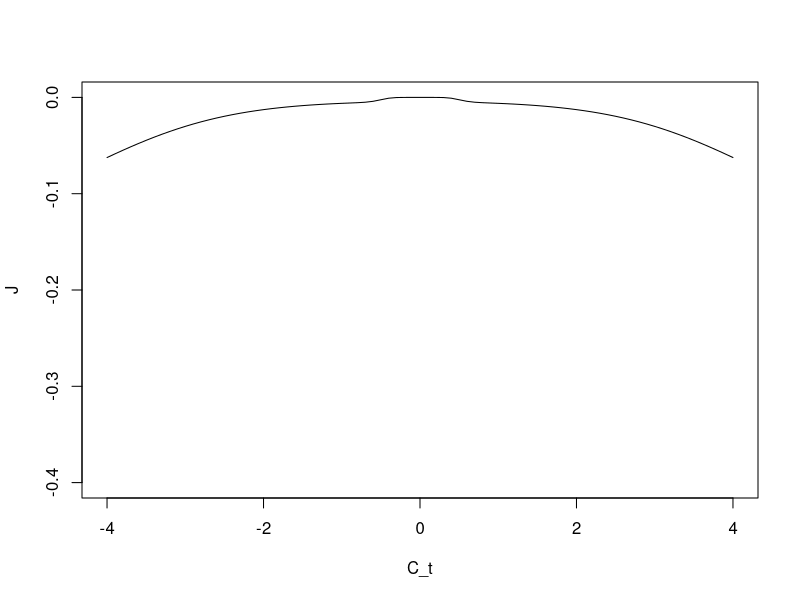
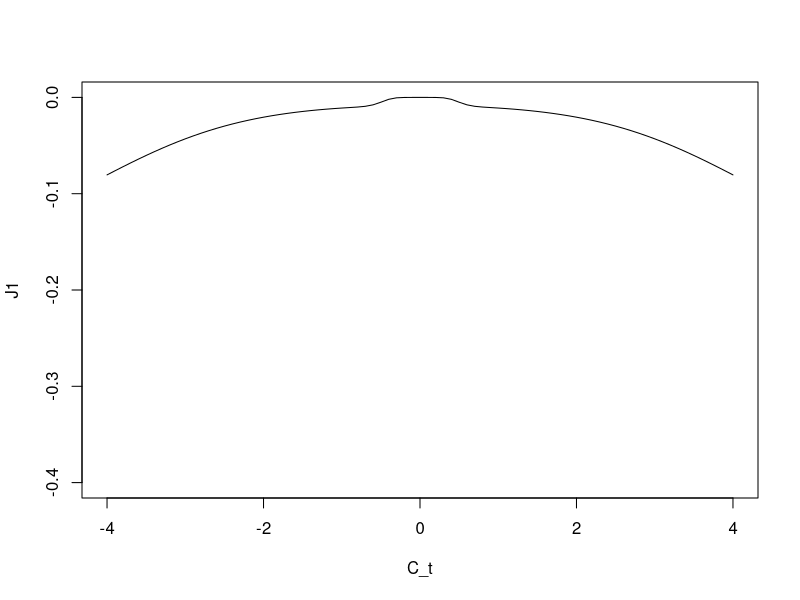
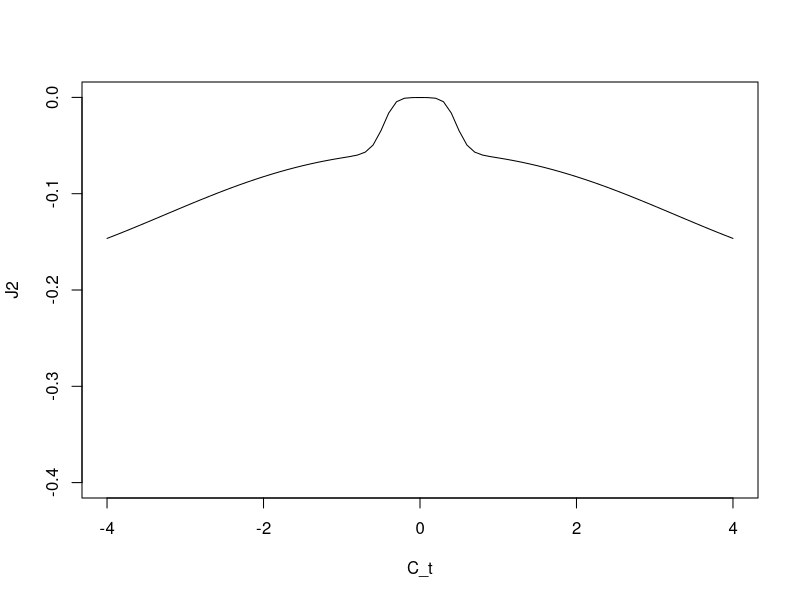
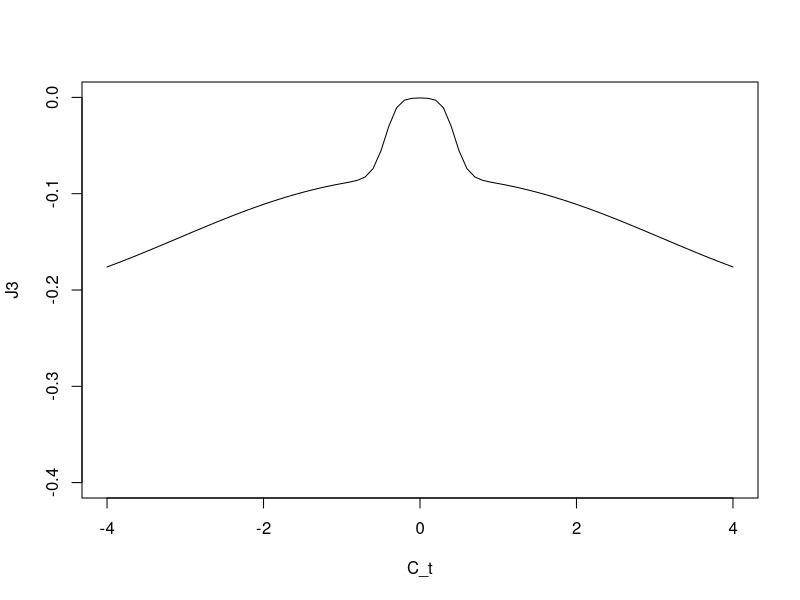
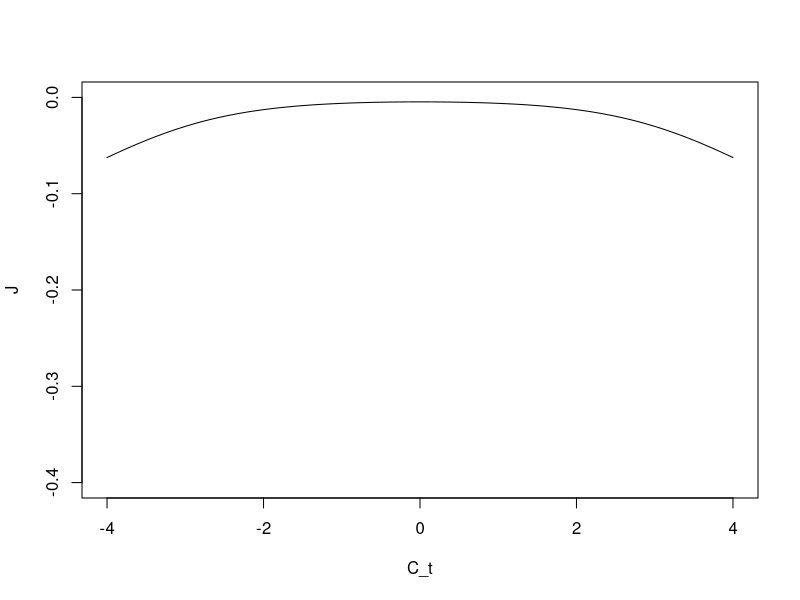
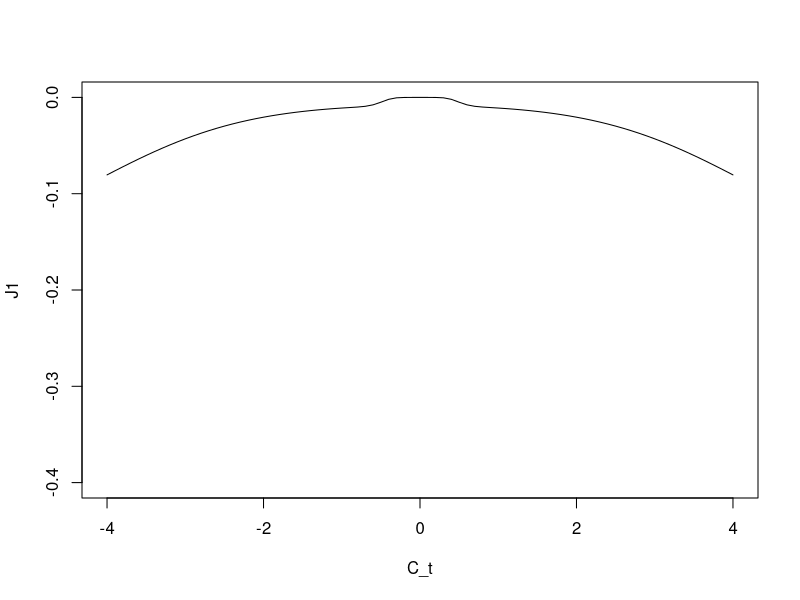
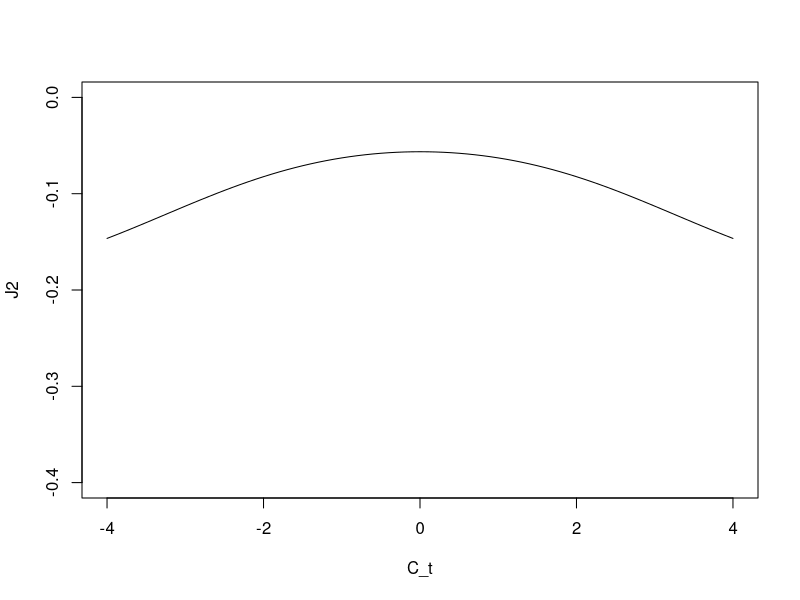
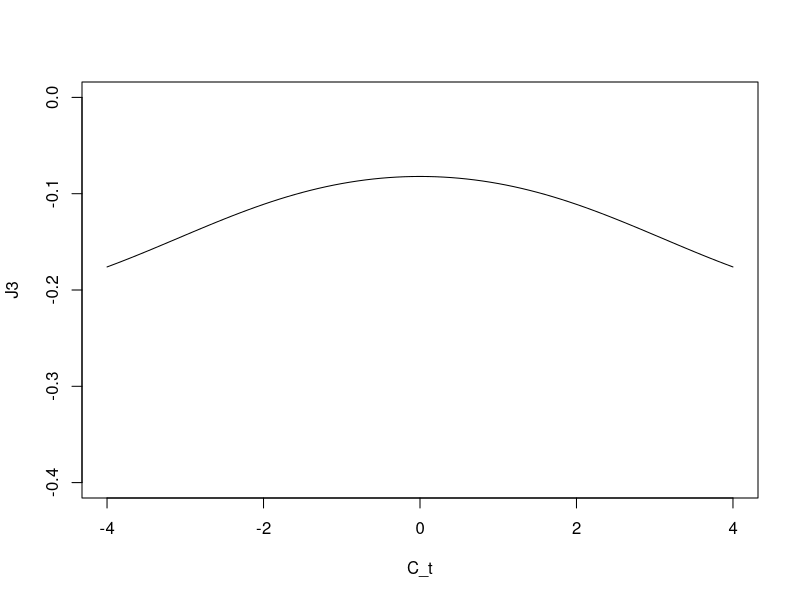

Write R code to recreate these figures, in order.
######################fisher model A

T=2; t=0.25
C_t <-seq(-4 ,4 ,0.1)
betaN=4*exp(-0.085*C_t^2)

J= -exp(-1 +(-0.5*(1+betaN)-5*exp(-10*C_t^2))*T 
        -(-0.5*(1+betaN)-5*exp(-10*C_t^2))*t)

plot(C_t, J, type="l", ylim=c(-0.4,0))


T=2; t=0.5
C_t <-seq(-4 ,4 ,0.1)
betaN=4*exp(-0.085*C_t^2)

J1= -exp(-1 +(-0.5*(1+betaN)-5*exp(-10*C_t^2))*T 
        -(-0.5*(1+betaN)-5*exp(-10*C_t^2))*t)

plot(C_t, J1, type="l", ylim=c(-0.4,0))

T=2; t=0.75
C_t <-seq(-4 ,4 ,0.1)
betaN=2*exp(-0.09*C_t^2)

J2= -exp(-1 +(-0.5*(1+betaN)-5*exp(-10*C_t^2))*T 
        -(-0.5*(1+betaN)-5*exp(-10*C_t^2))*t)

plot(C_t, J2, type="l", ylim=c(-0.4,0))


T=2; t=1
C_t <-seq(-4 ,4 ,0.1)
betaN=2*exp(-0.09*C_t^2)

J3= -exp(-1 +(-0.5*(1+betaN)-5*exp(-10*C_t^2))*T 
        -(-0.5*(1+betaN)-5*exp(-10*C_t^2))*t)

plot(C_t, J3, type="l", ylim=c(-0.4,0))

###################bank model A

T=2; t=0.25
C_t <-seq(-4 ,4 ,0.1)
betaN=4*exp(-0.085*C_t^2)

J= -exp(-1 +(-0.5*(1+betaN))*T 
        -(-0.5*(1+betaN))*t)

plot(C_t, J, type="l", ylim=c(-0.4,0))


T=2; t=0.5
C_t <-seq(-4 ,4 ,0.1)
betaN=4*exp(-0.085*C_t^2)

J1= -exp(-1 +(-0.5*(1+betaN)-5*exp(-10*C_t^2))*T 
         -(-0.5*(1+betaN)-5*exp(-10*C_t^2))*t)

plot(C_t, J1, type="l", ylim=c(-0.4,0))

T=2; t=0.75
C_t <-seq(-4 ,4 ,0.1)
betaN=2*exp(-0.09*C_t^2)

J2= -exp(-1 +(-0.5*(1+betaN))*T 
         -(-0.5*(1+betaN))*t)

plot(C_t, J2, type="l", ylim=c(-0.4,0))


T=2; t=1
C_t <-seq(-4 ,4 ,0.1)
betaN=2*exp(-0.09*C_t^2)

J3= -exp(-1 +(-0.5*(1+betaN))*T 
         -(-0.5*(1+betaN))*t)

plot(C_t, J3, type="l", ylim=c(-0.4,0))